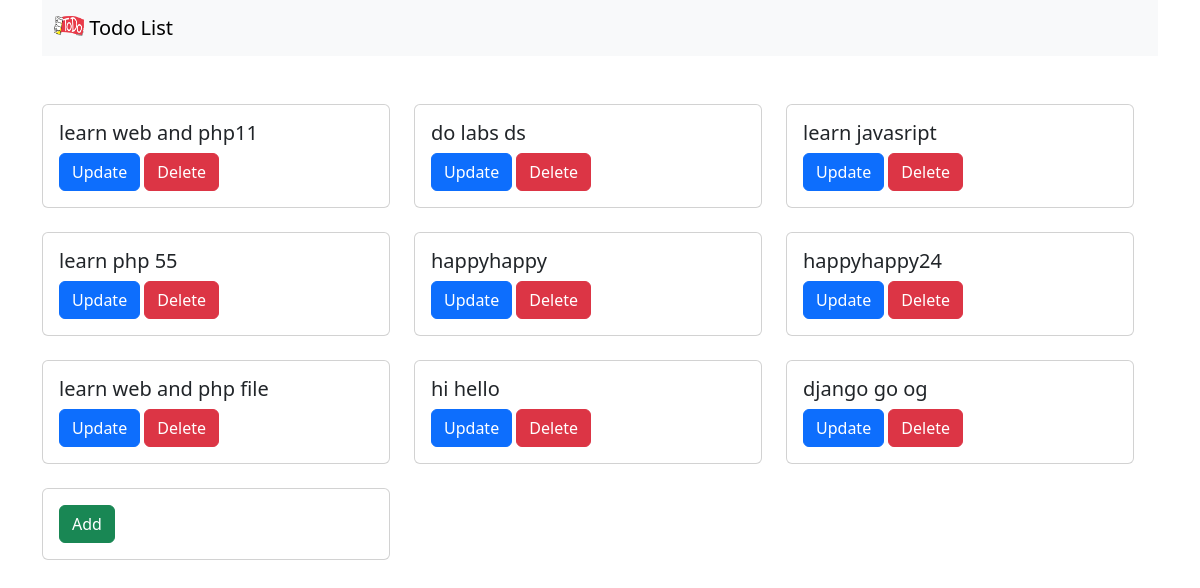
Before: / with the older database file.
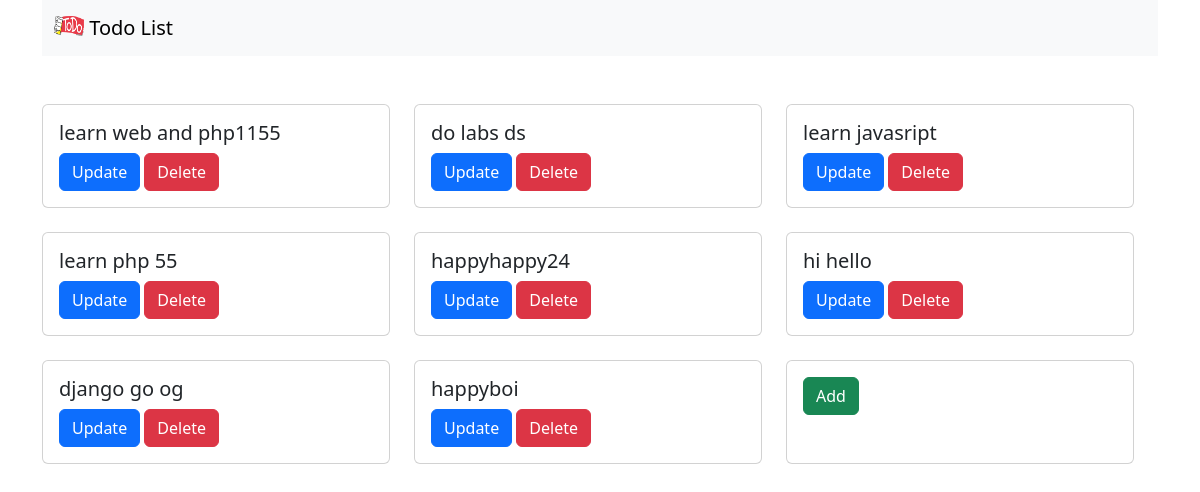
After: the same page with the newer database file.
### todo_app/models.py (models this page shows, shortened)
class Todo(models.Model): # PascalCase
    title = models.CharField(max_length = 200) #varchar, char

### todo_app/views.py (the view)
# urls.py: path("", views.todo_list, name='todo-list'),
def todo_list(request):
    todos= Todo.objects.all()
    return render(
        request,
        "bootstrap/todo_list.html",
        {"todos": todos}
    )

### templates/bootstrap/todo_list.html
{% extends "bootstrap/base.html" %}
{% block content %}
<div class="row">
        <div class="row row-cols-1 row-cols-md-3 g-4">
    {% for todo in todos %}
    <div class="col">
    <div class="card h-100">
      <div class="card-body">
        <h5 class="card-title">{{ todo.title}}</h5>
        <a href="{% url 'todo-update' todo.id %}" class="btn btn-primary">Update</a>
        <a href="{% url 'todo-delete' todo.id %}" class="btn btn-danger">Delete</a>
      </div>
    </div>
    </div>
    {% endfor %}
     <div class="col">
    <div class="card h-100">
      <div class="card-body">
        <a href="{% url 'todo-create' %}" class="btn btn-success">Add</a>
      </div>
    </div>
    </div>
    </div>
{% endblock content %}

### templates/bootstrap/base.html (shortened to what this page needs)
{% load static %}
<!doctype html>
<html lang="en">
  <head>
    <link href="{% static 'css/bootstrap.min.css' %}" rel="stylesheet">
  </head>
  <body>
<div class="container">
    <nav class="navbar bg-body-tertiary">
  <div class="container-fluid">
    <a class="navbar-brand" href="/">
      <img src="{% static 'img/todo.webp' %}" alt="Logo" width="30" height="24" class="d-inline-block align-text-top">
      Todo List
    </a>
  </div>
</nav>
    {% block content %}
    {% endblock content %}
</div>
  </body>
</html>

Changed rows visible on the page:
removed Todo: title "happyhappy"
removed Todo: title "learn web and php file"
changed Todo: title "learn web and php11" → "learn web and php1155"
added Todo: title "happyboi"
